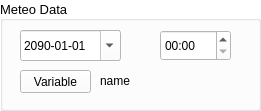
   <widget class="QGroupBox" name="groupBoxVariable">
    <property name="geometry">
     <rect>
      <x>0</x>
      <y>20</y>
      <width>261</width>
      <height>111</height>
     </rect>
    </property>
    <property name="palette">
     <palette>
      <active>
       <colorrole role="WindowText">
        <brush brushstyle="SolidPattern">
         <color alpha="255">
          <red>0</red>
          <green>0</green>
          <blue>0</blue>
         </color>
        </brush>
       </colorrole>
       <colorrole role="Button">
        <brush brushstyle="SolidPattern">
         <color alpha="255">
          <red>255</red>
          <green>255</green>
          <blue>255</blue>
         </color>
        </brush>
       </colorrole>
       <colorrole role="Light">
        <brush brushstyle="SolidPattern">
         <color alpha="255">
          <red>255</red>
          <green>255</green>
          <blue>255</blue>
         </color>
        </brush>
       </colorrole>
       <colorrole role="Midlight">
        <brush brushstyle="SolidPattern">
         <color alpha="255">
          <red>255</red>
          <green>255</green>
          <blue>255</blue>
         </color>
        </brush>
       </colorrole>
       <colorrole role="Dark">
        <brush brushstyle="SolidPattern">
         <color alpha="255">
          <red>127</red>
          <green>127</green>
          <blue>127</blue>
         </color>
        </brush>
       </colorrole>
       <colorrole role="Mid">
        <brush brushstyle="SolidPattern">
         <color alpha="255">
          <red>170</red>
          <green>170</green>
          <blue>170</blue>
         </color>
        </brush>
       </colorrole>
       <colorrole role="Text">
        <brush brushstyle="SolidPattern">
         <color alpha="255">
          <red>0</red>
          <green>0</green>
          <blue>0</blue>
         </color>
        </brush>
       </colorrole>
       <colorrole role="BrightText">
        <brush brushstyle="SolidPattern">
         <color alpha="255">
          <red>255</red>
          <green>255</green>
          <blue>255</blue>
         </color>
        </brush>
       </colorrole>
       <colorrole role="ButtonText">
        <brush brushstyle="SolidPattern">
         <color alpha="255">
          <red>0</red>
          <green>0</green>
          <blue>0</blue>
         </color>
        </brush>
       </colorrole>
       <colorrole role="Base">
        <brush brushstyle="SolidPattern">
         <color alpha="255">
          <red>255</red>
          <green>255</green>
          <blue>255</blue>
         </color>
        </brush>
       </colorrole>
       <colorrole role="Window">
        <brush brushstyle="SolidPattern">
         <color alpha="255">
          <red>255</red>
          <green>255</green>
          <blue>255</blue>
         </color>
        </brush>
       </colorrole>
       <colorrole role="Shadow">
        <brush brushstyle="SolidPattern">
         <color alpha="255">
          <red>0</red>
          <green>0</green>
          <blue>0</blue>
         </color>
        </brush>
       </colorrole>
       <colorrole role="AlternateBase">
        <brush brushstyle="SolidPattern">
         <color alpha="255">
          <red>255</red>
          <green>255</green>
          <blue>255</blue>
         </color>
        </brush>
       </colorrole>
       <colorrole role="ToolTipBase">
        <brush brushstyle="SolidPattern">
         <color alpha="255">
          <red>255</red>
          <green>255</green>
          <blue>220</blue>
         </color>
        </brush>
       </colorrole>
       <colorrole role="ToolTipText">
        <brush brushstyle="SolidPattern">
         <color alpha="255">
          <red>0</red>
          <green>0</green>
          <blue>0</blue>
         </color>
        </brush>
       </colorrole>
       <colorrole role="PlaceholderText">
        <brush brushstyle="NoBrush">
         <color alpha="128">
          <red>0</red>
          <green>0</green>
          <blue>0</blue>
         </color>
        </brush>
       </colorrole>
      </active>
      <inactive>
       <colorrole role="WindowText">
        <brush brushstyle="SolidPattern">
         <color alpha="255">
          <red>0</red>
          <green>0</green>
          <blue>0</blue>
         </color>
        </brush>
       </colorrole>
       <colorrole role="Button">
        <brush brushstyle="SolidPattern">
         <color alpha="255">
          <red>255</red>
          <green>255</green>
          <blue>255</blue>
         </color>
        </brush>
       </colorrole>
       <colorrole role="Light">
        <brush brushstyle="SolidPattern">
         <color alpha="255">
          <red>255</red>
          <green>255</green>
          <blue>255</blue>
         </color>
        </brush>
       </colorrole>
       <colorrole role="Midlight">
        <brush brushstyle="SolidPattern">
         <color alpha="255">
          <red>255</red>
          <green>255</green>
          <blue>255</blue>
         </color>
        </brush>
       </colorrole>
       <colorrole role="Dark">
        <brush brushstyle="SolidPattern">
         <color alpha="255">
          <red>127</red>
          <green>127</green>
          <blue>127</blue>
         </color>
        </brush>
       </colorrole>
       <colorrole role="Mid">
        <brush brushstyle="SolidPattern">
         <color alpha="255">
          <red>170</red>
          <green>170</green>
          <blue>170</blue>
         </color>
        </brush>
       </colorrole>
       <colorrole role="Text">
        <brush brushstyle="SolidPattern">
         <color alpha="255">
          <red>0</red>
          <green>0</green>
          <blue>0</blue>
         </color>
        </brush>
       </colorrole>
       <colorrole role="BrightText">
        <brush brushstyle="SolidPattern">
         <color alpha="255">
          <red>255</red>
          <green>255</green>
          <blue>255</blue>
         </color>
        </brush>
       </colorrole>
       <colorrole role="ButtonText">
        <brush brushstyle="SolidPattern">
         <color alpha="255">
          <red>0</red>
          <green>0</green>
          <blue>0</blue>
         </color>
        </brush>
       </colorrole>
       <colorrole role="Base">
        <brush brushstyle="SolidPattern">
         <color alpha="255">
          <red>255</red>
          <green>255</green>
          <blue>255</blue>
         </color>
        </brush>
       </colorrole>
       <colorrole role="Window">
        <brush brushstyle="SolidPattern">
         <color alpha="255">
          <red>255</red>
          <green>255</green>
          <blue>255</blue>
         </color>
        </brush>
       </colorrole>
       <colorrole role="Shadow">
        <brush brushstyle="SolidPattern">
         <color alpha="255">
          <red>0</red>
          <green>0</green>
          <blue>0</blue>
         </color>
        </brush>
       </colorrole>
       <colorrole role="AlternateBase">
        <brush brushstyle="SolidPattern">
         <color alpha="255">
          <red>255</red>
          <green>255</green>
          <blue>255</blue>
         </color>
        </brush>
       </colorrole>
       <colorrole role="ToolTipBase">
        <brush brushstyle="SolidPattern">
         <color alpha="255">
          <red>255</red>
          <green>255</green>
          <blue>220</blue>
         </color>
        </brush>
       </colorrole>
       <colorrole role="ToolTipText">
        <brush brushstyle="SolidPattern">
         <color alpha="255">
          <red>0</red>
          <green>0</green>
          <blue>0</blue>
         </color>
        </brush>
       </colorrole>
       <colorrole role="PlaceholderText">
        <brush brushstyle="NoBrush">
         <color alpha="128">
          <red>0</red>
          <green>0</green>
          <blue>0</blue>
         </color>
        </brush>
       </colorrole>
      </inactive>
      <disabled>
       <colorrole role="WindowText">
        <brush brushstyle="SolidPattern">
         <color alpha="255">
          <red>127</red>
          <green>127</green>
          <blue>127</blue>
         </color>
        </brush>
       </colorrole>
       <colorrole role="Button">
        <brush brushstyle="SolidPattern">
         <color alpha="255">
          <red>255</red>
          <green>255</green>
          <blue>255</blue>
         </color>
        </brush>
       </colorrole>
       <colorrole role="Light">
        <brush brushstyle="SolidPattern">
         <color alpha="255">
          <red>255</red>
          <green>255</green>
          <blue>255</blue>
         </color>
        </brush>
       </colorrole>
       <colorrole role="Midlight">
        <brush brushstyle="SolidPattern">
         <color alpha="255">
          <red>255</red>
          <green>255</green>
          <blue>255</blue>
         </color>
        </brush>
       </colorrole>
       <colorrole role="Dark">
        <brush brushstyle="SolidPattern">
         <color alpha="255">
          <red>127</red>
          <green>127</green>
          <blue>127</blue>
         </color>
        </brush>
       </colorrole>
       <colorrole role="Mid">
        <brush brushstyle="SolidPattern">
         <color alpha="255">
          <red>170</red>
          <green>170</green>
          <blue>170</blue>
         </color>
        </brush>
       </colorrole>
       <colorrole role="Text">
        <brush brushstyle="SolidPattern">
         <color alpha="255">
          <red>127</red>
          <green>127</green>
          <blue>127</blue>
         </color>
        </brush>
       </colorrole>
       <colorrole role="BrightText">
        <brush brushstyle="SolidPattern">
         <color alpha="255">
          <red>255</red>
          <green>255</green>
          <blue>255</blue>
         </color>
        </brush>
       </colorrole>
       <colorrole role="ButtonText">
        <brush brushstyle="SolidPattern">
         <color alpha="255">
          <red>127</red>
          <green>127</green>
          <blue>127</blue>
         </color>
        </brush>
       </colorrole>
       <colorrole role="Base">
        <brush brushstyle="SolidPattern">
         <color alpha="255">
          <red>255</red>
          <green>255</green>
          <blue>255</blue>
         </color>
        </brush>
       </colorrole>
       <colorrole role="Window">
        <brush brushstyle="SolidPattern">
         <color alpha="255">
          <red>255</red>
          <green>255</green>
          <blue>255</blue>
         </color>
        </brush>
       </colorrole>
       <colorrole role="Shadow">
        <brush brushstyle="SolidPattern">
         <color alpha="255">
          <red>0</red>
          <green>0</green>
          <blue>0</blue>
         </color>
        </brush>
       </colorrole>
       <colorrole role="AlternateBase">
        <brush brushstyle="SolidPattern">
         <color alpha="255">
          <red>255</red>
          <green>255</green>
          <blue>255</blue>
         </color>
        </brush>
       </colorrole>
       <colorrole role="ToolTipBase">
        <brush brushstyle="SolidPattern">
         <color alpha="255">
          <red>255</red>
          <green>255</green>
          <blue>220</blue>
         </color>
        </brush>
       </colorrole>
       <colorrole role="ToolTipText">
        <brush brushstyle="SolidPattern">
         <color alpha="255">
          <red>0</red>
          <green>0</green>
          <blue>0</blue>
         </color>
        </brush>
       </colorrole>
       <colorrole role="PlaceholderText">
        <brush brushstyle="NoBrush">
         <color alpha="128">
          <red>0</red>
          <green>0</green>
          <blue>0</blue>
         </color>
        </brush>
       </colorrole>
      </disabled>
     </palette>
    </property>
    <property name="font">
     <font>
      <pointsize>10</pointsize>
      <weight>50</weight>
      <bold>false</bold>
     </font>
    </property>
    <property name="autoFillBackground">
     <bool>true</bool>
    </property>
    <property name="title">
     <string notr="true">Meteo Data</string>
    </property>
    <property name="alignment">
     <set>Qt::AlignLeading|Qt::AlignLeft|Qt::AlignVCenter</set>
    </property>
    <widget class="QLabel" name="labelVariable">
     <property name="geometry">
      <rect>
       <x>100</x>
       <y>70</y>
       <width>151</width>
       <height>21</height>
      </rect>
     </property>
     <property name="palette">
      <palette>
       <active>
        <colorrole role="WindowText">
         <brush brushstyle="SolidPattern">
          <color alpha="255">
           <red>0</red>
           <green>0</green>
           <blue>0</blue>
          </color>
         </brush>
        </colorrole>
       </active>
       <inactive>
        <colorrole role="WindowText">
         <brush brushstyle="SolidPattern">
          <color alpha="255">
           <red>0</red>
           <green>0</green>
           <blue>0</blue>
          </color>
         </brush>
        </colorrole>
       </inactive>
       <disabled>
        <colorrole role="WindowText">
         <brush brushstyle="SolidPattern">
          <color alpha="255">
           <red>127</red>
           <green>127</green>
           <blue>127</blue>
          </color>
         </brush>
        </colorrole>
       </disabled>
      </palette>
     </property>
     <property name="font">
      <font>
       <pointsize>9</pointsize>
      </font>
     </property>
     <property name="text">
      <string>name</string>
     </property>
    </widget>
    <widget class="QDateEdit" name="dateEdit">
     <property name="geometry">
      <rect>
       <x>20</x>
       <y>30</y>
       <width>101</width>
       <height>31</height>
      </rect>
     </property>
     <property name="palette">
      <palette>
       <active>
        <colorrole role="Text">
         <brush brushstyle="SolidPattern">
          <color alpha="255">
           <red>0</red>
           <green>0</green>
           <blue>0</blue>
          </color>
         </brush>
        </colorrole>
        <colorrole role="PlaceholderText">
         <brush brushstyle="NoBrush">
          <color alpha="128">
           <red>0</red>
           <green>0</green>
           <blue>0</blue>
          </color>
         </brush>
        </colorrole>
       </active>
       <inactive>
        <colorrole role="Text">
         <brush brushstyle="SolidPattern">
          <color alpha="255">
           <red>0</red>
           <green>0</green>
           <blue>0</blue>
          </color>
         </brush>
        </colorrole>
        <colorrole role="PlaceholderText">
         <brush brushstyle="NoBrush">
          <color alpha="128">
           <red>0</red>
           <green>0</green>
           <blue>0</blue>
          </color>
         </brush>
        </colorrole>
       </inactive>
       <disabled>
        <colorrole role="Text">
         <brush brushstyle="SolidPattern">
          <color alpha="255">
           <red>127</red>
           <green>127</green>
           <blue>127</blue>
          </color>
         </brush>
        </colorrole>
        <colorrole role="PlaceholderText">
         <brush brushstyle="NoBrush">
          <color alpha="128">
           <red>0</red>
           <green>0</green>
           <blue>0</blue>
          </color>
         </brush>
        </colorrole>
       </disabled>
      </palette>
     </property>
     <property name="font">
      <font>
       <pointsize>9</pointsize>
      </font>
     </property>
     <property name="dateTime">
      <datetime>
       <hour>0</hour>
       <minute>0</minute>
       <second>0</second>
       <year>2090</year>
       <month>1</month>
       <day>1</day>
      </datetime>
     </property>
     <property name="maximumDateTime">
      <datetime>
       <hour>23</hour>
       <minute>59</minute>
       <second>59</second>
       <year>7999</year>
       <month>12</month>
       <day>31</day>
      </datetime>
     </property>
     <property name="minimumDateTime">
      <datetime>
       <hour>0</hour>
       <minute>0</minute>
       <second>0</second>
       <year>1752</year>
       <month>10</month>
       <day>14</day>
      </datetime>
     </property>
     <property name="maximumDate">
      <date>
       <year>7999</year>
       <month>12</month>
       <day>31</day>
      </date>
     </property>
     <property name="currentSection">
      <enum>QDateTimeEdit::YearSection</enum>
     </property>
     <property name="displayFormat">
      <string>yyyy-MM-dd</string>
     </property>
     <property name="calendarPopup">
      <bool>true</bool>
     </property>
     <property name="date">
      <date>
       <year>2090</year>
       <month>1</month>
       <day>1</day>
      </date>
     </property>
    </widget>
    <widget class="QPushButton" name="variableButton">
     <property name="geometry">
      <rect>
       <x>20</x>
       <y>70</y>
       <width>71</width>
       <height>23</height>
      </rect>
     </property>
     <property name="font">
      <font>
       <pointsize>9</pointsize>
      </font>
     </property>
     <property name="text">
      <string>Variable</string>
     </property>
    </widget>
    <widget class="QTimeEdit" name="timeEdit">
     <property name="geometry">
      <rect>
       <x>160</x>
       <y>30</y>
       <width>71</width>
       <height>31</height>
      </rect>
     </property>
     <property name="palette">
      <palette>
       <active>
        <colorrole role="Text">
         <brush brushstyle="SolidPattern">
          <color alpha="255">
           <red>0</red>
           <green>0</green>
           <blue>0</blue>
          </color>
         </brush>
        </colorrole>
        <colorrole role="PlaceholderText">
         <brush brushstyle="NoBrush">
          <color alpha="128">
           <red>0</red>
           <green>0</green>
           <blue>0</blue>
          </color>
         </brush>
        </colorrole>
       </active>
       <inactive>
        <colorrole role="Text">
         <brush brushstyle="SolidPattern">
          <color alpha="255">
           <red>0</red>
           <green>0</green>
           <blue>0</blue>
          </color>
         </brush>
        </colorrole>
        <colorrole role="PlaceholderText">
         <brush brushstyle="NoBrush">
          <color alpha="128">
           <red>0</red>
           <green>0</green>
           <blue>0</blue>
          </color>
         </brush>
        </colorrole>
       </inactive>
       <disabled>
        <colorrole role="Text">
         <brush brushstyle="SolidPattern">
          <color alpha="255">
           <red>127</red>
           <green>127</green>
           <blue>127</blue>
          </color>
         </brush>
        </colorrole>
        <colorrole role="PlaceholderText">
         <brush brushstyle="NoBrush">
          <color alpha="128">
           <red>0</red>
           <green>0</green>
           <blue>0</blue>
          </color>
         </brush>
        </colorrole>
       </disabled>
      </palette>
     </property>
     <property name="font">
      <font>
       <pointsize>9</pointsize>
      </font>
     </property>
     <property name="maximumDate">
      <date>
       <year>2000</year>
       <month>1</month>
       <day>1</day>
      </date>
     </property>
     <property name="displayFormat">
      <string>HH:mm</string>
     </property>
    </widget>
   </widget>
